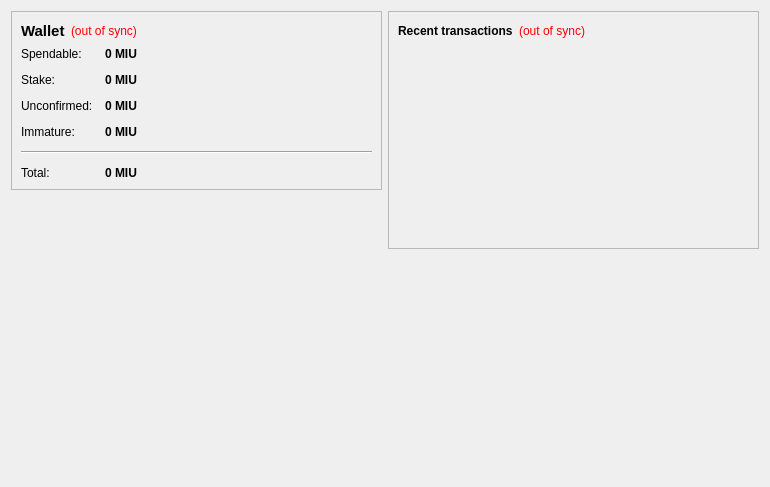
<?xml version="1.0" encoding="UTF-8"?>
<ui version="4.0">
 <class>OverviewPage</class>
 <widget class="QWidget" name="OverviewPage">
  <property name="geometry">
   <rect>
    <x>0</x>
    <y>0</y>
    <width>770</width>
    <height>487</height>
   </rect>
  </property>
  <property name="windowTitle">
   <string>Form</string>
  </property>
  <layout class="QHBoxLayout" name="horizontalLayout" stretch="1,1">
   <item>
    <layout class="QVBoxLayout" name="verticalLayout_2">
     <item>
      <widget class="QFrame" name="frame">
       <property name="frameShape">
        <enum>QFrame::StyledPanel</enum>
       </property>
       <property name="frameShadow">
        <enum>QFrame::Raised</enum>
       </property>
       <layout class="QVBoxLayout" name="verticalLayout_4">
        <item>
         <layout class="QHBoxLayout" name="horizontalLayout_4">
          <item>
           <widget class="QLabel" name="label_5">
            <property name="font">
             <font>
              <pointsize>11</pointsize>
              <weight>75</weight>
              <bold>true</bold>
             </font>
            </property>
            <property name="text">
             <string>Wallet</string>
            </property>
           </widget>
          </item>
          <item>
           <widget class="QLabel" name="labelWalletStatus">
            <property name="toolTip">
             <string>The displayed information may be out of date. Your wallet automatically synchronizes with the MiyuCoin network after a connection is established, but this process has not completed yet.</string>
            </property>
            <property name="styleSheet">
             <string notr="true">QLabel { color: red; }</string>
            </property>
            <property name="text">
             <string notr="true">(out of sync)</string>
            </property>
            <property name="alignment">
             <set>Qt::AlignLeading|Qt::AlignLeft|Qt::AlignVCenter</set>
            </property>
           </widget>
          </item>
          <item>
           <spacer name="horizontalSpacer_2">
            <property name="orientation">
             <enum>Qt::Horizontal</enum>
            </property>
            <property name="sizeHint" stdset="0">
             <size>
              <width>40</width>
              <height>20</height>
             </size>
            </property>
           </spacer>
          </item>
         </layout>
        </item>
        <item>
         <layout class="QFormLayout" name="formLayout_2">
          <property name="fieldGrowthPolicy">
           <enum>QFormLayout::AllNonFixedFieldsGrow</enum>
          </property>
          <property name="horizontalSpacing">
           <number>12</number>
          </property>
          <property name="verticalSpacing">
           <number>12</number>
          </property>
          <item row="0" column="0">
           <widget class="QLabel" name="label">
            <property name="text">
             <string>Spendable:</string>
            </property>
           </widget>
          </item>
          <item row="0" column="1">
           <widget class="QLabel" name="labelBalance">
            <property name="font">
             <font>
              <weight>75</weight>
              <bold>true</bold>
             </font>
            </property>
            <property name="cursor">
             <cursorShape>IBeamCursor</cursorShape>
            </property>
            <property name="toolTip">
             <string>Your current spendable balance</string>
            </property>
            <property name="text">
             <string notr="true">0 MIU</string>
            </property>
            <property name="textInteractionFlags">
             <set>Qt::LinksAccessibleByMouse|Qt::TextSelectableByKeyboard|Qt::TextSelectableByMouse</set>
            </property>
           </widget>
          </item>
          <item row="1" column="0">
           <widget class="QLabel" name="label_6">
            <property name="text">
             <string>Stake:</string>
            </property>
           </widget>
          </item>
          <item row="1" column="1">
           <widget class="QLabel" name="labelStake">
            <property name="font">
             <font>
              <weight>75</weight>
              <bold>true</bold>
             </font>
            </property>
            <property name="cursor">
             <cursorShape>IBeamCursor</cursorShape>
            </property>
            <property name="toolTip">
             <string>Total of coins that was staked, and do not yet count toward the current balance</string>
            </property>
            <property name="text">
             <string notr="true">0 MIU</string>
            </property>
            <property name="textInteractionFlags">
             <set>Qt::LinksAccessibleByMouse|Qt::TextSelectableByKeyboard|Qt::TextSelectableByMouse</set>
            </property>
           </widget>
          </item>
          <item row="2" column="0">
           <widget class="QLabel" name="label_3">
            <property name="text">
             <string>Unconfirmed:</string>
            </property>
           </widget>
          </item>
          <item row="2" column="1">
           <widget class="QLabel" name="labelUnconfirmed">
            <property name="font">
             <font>
              <weight>75</weight>
              <bold>true</bold>
             </font>
            </property>
            <property name="cursor">
             <cursorShape>IBeamCursor</cursorShape>
            </property>
            <property name="toolTip">
             <string>Total of transactions that have yet to be confirmed, and do not yet count toward the current balance</string>
            </property>
            <property name="text">
             <string notr="true">0 MIU</string>
            </property>
            <property name="textInteractionFlags">
             <set>Qt::LinksAccessibleByMouse|Qt::TextSelectableByKeyboard|Qt::TextSelectableByMouse</set>
            </property>
           </widget>
          </item>
          <item row="3" column="0">
           <widget class="QLabel" name="labelImmatureText">
            <property name="text">
             <string>Immature:</string>
            </property>
           </widget>
          </item>
          <item row="3" column="1">
           <widget class="QLabel" name="labelImmature">
            <property name="font">
             <font>
              <weight>75</weight>
              <bold>true</bold>
             </font>
            </property>
            <property name="toolTip">
             <string>Mined balance that has not yet matured</string>
            </property>
            <property name="text">
             <string notr="true">0 MIU</string>
            </property>
            <property name="textInteractionFlags">
             <set>Qt::LinksAccessibleByMouse|Qt::TextSelectableByKeyboard|Qt::TextSelectableByMouse</set>
            </property>
           </widget>
          </item>
          <item row="4" column="0" colspan="2">
           <widget class="Line" name="line">
            <property name="orientation">
             <enum>Qt::Horizontal</enum>
            </property>
           </widget>
          </item>
          <item row="5" column="0">
           <widget class="QLabel" name="labelTotalText">
            <property name="text">
             <string>Total:</string>
            </property>
           </widget>
          </item>
          <item row="5" column="1">
           <widget class="QLabel" name="labelTotal">
            <property name="font">
             <font>
              <weight>75</weight>
              <bold>true</bold>
             </font>
            </property>
            <property name="cursor">
             <cursorShape>IBeamCursor</cursorShape>
            </property>
            <property name="toolTip">
             <string>Your current total balance</string>
            </property>
            <property name="text">
             <string notr="true">0 MIU</string>
            </property>
            <property name="textInteractionFlags">
             <set>Qt::LinksAccessibleByMouse|Qt::TextSelectableByKeyboard|Qt::TextSelectableByMouse</set>
            </property>
           </widget>
          </item>
         </layout>
        </item>
       </layout>
      </widget>
     </item>
     <item>
      <spacer name="verticalSpacer">
       <property name="orientation">
        <enum>Qt::Vertical</enum>
       </property>
       <property name="sizeHint" stdset="0">
        <size>
         <width>20</width>
         <height>40</height>
        </size>
       </property>
      </spacer>
     </item>
     <item>
      <widget class="QLabel" name="label_2">
       <property name="autoFillBackground">
        <bool>true</bool>
       </property>
       <property name="text">
        <string/>
       </property>
       <property name="pixmap">
        <pixmap resource="../bitcoin.qrc">:/icons/drmbg</pixmap>
       </property>
       <property name="scaledContents">
        <bool>false</bool>
       </property>
       <property name="margin">
        <number>0</number>
       </property>
      </widget>
     </item>
    </layout>
   </item>
   <item>
    <layout class="QVBoxLayout" name="verticalLayout_3">
     <item>
      <widget class="QFrame" name="frame_2">
       <property name="frameShape">
        <enum>QFrame::StyledPanel</enum>
       </property>
       <property name="frameShadow">
        <enum>QFrame::Raised</enum>
       </property>
       <layout class="QVBoxLayout" name="verticalLayout">
        <item>
         <layout class="QHBoxLayout" name="horizontalLayout_2">
          <item>
           <widget class="QLabel" name="label_4">
            <property name="text">
             <string>&lt;b&gt;Recent transactions&lt;/b&gt;</string>
            </property>
           </widget>
          </item>
          <item>
           <widget class="QLabel" name="labelTransactionsStatus">
            <property name="toolTip">
             <string>The displayed information may be out of date. Your wallet automatically synchronizes with the MiyuCoin network after a connection is established, but this process has not completed yet.</string>
            </property>
            <property name="styleSheet">
             <string notr="true">QLabel { color: red; }</string>
            </property>
            <property name="text">
             <string notr="true">(out of sync)</string>
            </property>
            <property name="alignment">
             <set>Qt::AlignRight|Qt::AlignTrailing|Qt::AlignVCenter</set>
            </property>
           </widget>
          </item>
          <item>
           <spacer name="horizontalSpacer">
            <property name="orientation">
             <enum>Qt::Horizontal</enum>
            </property>
            <property name="sizeHint" stdset="0">
             <size>
              <width>40</width>
              <height>20</height>
             </size>
            </property>
           </spacer>
          </item>
         </layout>
        </item>
        <item>
         <widget class="QListView" name="listTransactions">
          <property name="styleSheet">
           <string notr="true">QListView { background: transparent; }</string>
          </property>
          <property name="frameShape">
           <enum>QFrame::NoFrame</enum>
          </property>
          <property name="verticalScrollBarPolicy">
           <enum>Qt::ScrollBarAlwaysOff</enum>
          </property>
          <property name="horizontalScrollBarPolicy">
           <enum>Qt::ScrollBarAlwaysOff</enum>
          </property>
          <property name="selectionMode">
           <enum>QAbstractItemView::NoSelection</enum>
          </property>
         </widget>
        </item>
       </layout>
      </widget>
     </item>
     <item>
      <spacer name="verticalSpacer_2">
       <property name="orientation">
        <enum>Qt::Vertical</enum>
       </property>
       <property name="sizeHint" stdset="0">
        <size>
         <width>20</width>
         <height>40</height>
        </size>
       </property>
      </spacer>
     </item>
    </layout>
   </item>
  </layout>
 </widget>
 <resources>
  <include location="../bitcoin.qrc"/>
 </resources>
 <connections/>
</ui>
